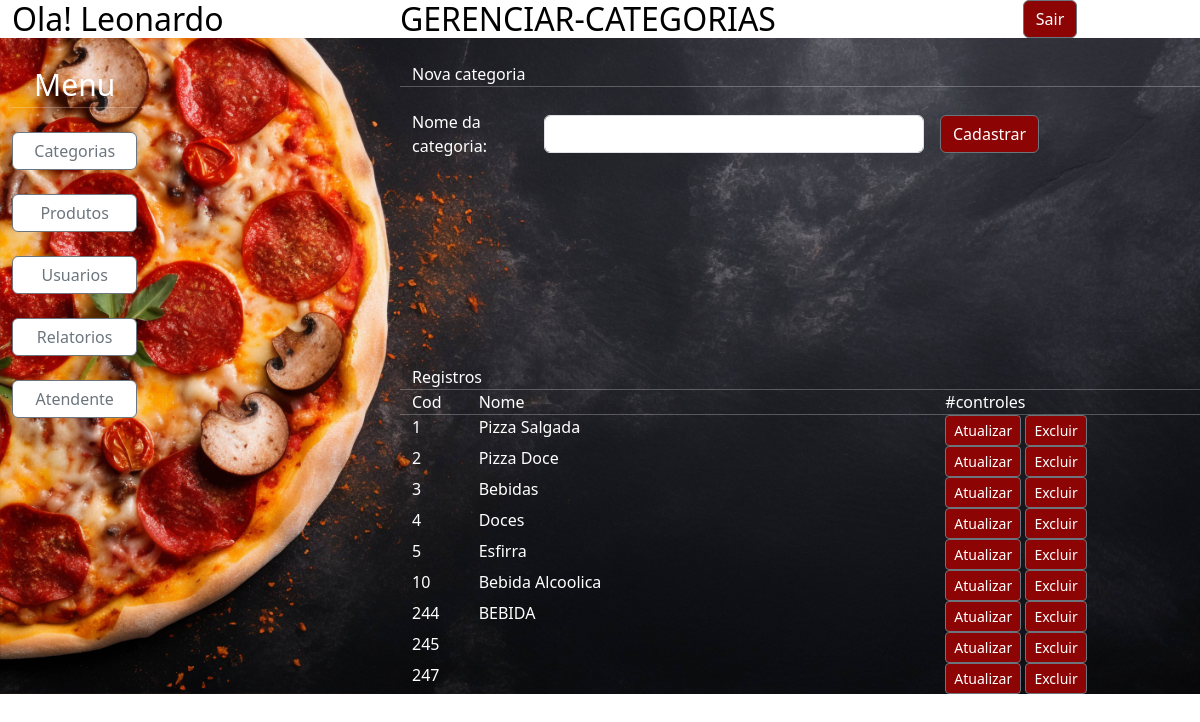
Page /restaurante.php on the committed database.
### tables this page shows
CREATE TABLE `tb_categoria` (
  `cd_categoria` int(11) NOT NULL,
  `nm_categoria` varchar(45) NOT NULL
);

### conexao.php (called while the page is built, shortened)
<?php
function getCategorias()
{
	$comando = 'SELECT * FROM tb_categoria';
	$resposta = $GLOBALS['con']->query($comando);
	return $resposta;
}

### restaurante.php (the view, shortened to what this page needs)
<?php include('conexao.php') ?>
<!DOCTYPE html>
<html>
<head>
	<link href="https://cdn.jsdelivr.net/npm/bootstrap@5.3.3/dist/css/bootstrap.min.css" rel="stylesheet"
>
	<link rel="stylesheet" type="text/css" href="css/restaurante.css">
</head>
<body>
	<div class="container-fluid text-center  barra">
		<div class="row justify-content-between">
			<div class="col-3">
				<h2 class="nav">Ola! Leonardo</span>
			</div>
			<div class="col-4 ">
				<h2 class="nav">GERENCIAR-CATEGORIAS</span>
			</div>
			<div class="col-3  ms-4">
				<a class="btn btn-secondary " href="C:/xampp/htdocs/18.09.2024/index.html" role="button">Sair</a>
			</div>
		</div>
	</div>
	<br>
	<div class="container-fluid">
		<div class="row">
			<div class="col-4">
				<div class="col-4 text-center">
					<div style="font-size: 30px; color: #FFFFFF;">Menu</div>
					<hr>
					<br>
				</div>
				<?php include('menu.inc'); ?>
			</div>
			<div class="col-8">
				<div class="row">
					<label>Nova categoria</label>
					<hr>
				</div>
				<form method="post">
					<div class="row  g-3 align-items-center">
						<div class="col-2">
							<label class="col-form-label" for="nm_categoria">Nome da categoria:</label>
						</div>
						<div class="col-6">
							<input type="text" name="categoria" class="form-control">
						</div>
						<div class="col-2">
							<button type="submit" class="btn btn-secondary">Cadastrar</button>
						</div>
					</div>
				</form>
				<div class="row">
					<div class="col" style="height:200px;"></div>
				</div>
				<div class="row">
					<label>Registros</label>
					<hr>
				</div>
				<div class="col">
					<div class="row">
						<div class="col-1">
							<label>Cod</label>
						</div>
						<div class="col-7">
							<label>Nome</label>
						</div>
						<div class="col">
							<label>#controles</label>
						</div>
						<hr>
					</div>
					<?php
					$todas = getCategorias();
					while ($linha = $todas->fetch_array()) {
						echo '<div class="row">
						<div class="col-1">
							<label>' . $linha['cd_categoria'] . '</label>
						</div>
						<div class="col-7 align-items-start">
							<label>' . $linha['nm_categoria'] . '</label>
						</div>
						<div class="col">
							<a href="?atualizar=' . $linha['cd_categoria'] . '" class="btn btn-secondary btn-sm">Atualizar</a>
							<a href="?excluir=' . $linha['cd_categoria'] . '" class="btn btn-secondary btn-sm">Excluir</a>
						</div>
					</div>';
					}
					?>
				</div>
			</div>
		</div>
	</div>
</body>
</html>

### menu.inc
<div class="row-align-items-center ">
					<div class="col-4">
						<div class="d-grid gap-2">
							<a href="restaurante.php" class="btn btn-outline-secondary">Categorias</a>
						</div>
						<br>
					</div>
				</div>
				<div class="row-align-items-center ">
					<div class="col-4">
						<div class="d-grid gap-2">
							<a href="Produtos.php" class="btn btn-outline-secondary">Produtos</a>
						</div>
						<br>
					</div>
				</div>
				<div class="row-align-items-center">
					<div class="col-4">
						<div class="d-grid gap-2">
							<a href="Usuarios.php" class="btn btn-outline-secondary">Usuarios</a>
						</div>
						<br>
					</div>
				</div>
				<div class="row-align-items-center">
					<div class="col-4">
						<div class="d-grid gap-2">
							<a href="Relatórios.php" class="btn btn-outline-secondary">Relatorios</a>
						</div>
						<br>
					</div>
				</div>
				<div class="row-align-items-center">
					<div class="col-4">
						<div class="d-grid gap-2">
							<a href="atendente.php" class="btn btn-outline-secondary">Atendente</a>
						</div>
						<br>
					</div>
				</div>

### css/restaurante.css (style rules this page uses)
.nav { color: black; }
.barra { background-color: white; }
body { background-repeat: no-repeat; background-size: cover; background-image: url('fundo.jpg'); }
.btn-secondary { background-color: #8C0404; }
.btn-outline-secondary { background-color: white; }
label { color: white; }
hr { color: white; margin: 0; padding: 0; }

### rows in the picture
tb_categoria: cd_categoria "1", nm_categoria "Pizza Salgada"
tb_categoria: cd_categoria "2", nm_categoria "Pizza Doce"
tb_categoria: cd_categoria "3", nm_categoria "Bebidas"
tb_categoria: cd_categoria "4", nm_categoria "Doces"
tb_categoria: cd_categoria "5", nm_categoria "Esfirra"
tb_categoria: cd_categoria "10", nm_categoria "Bebida Alcoolica"
tb_categoria: cd_categoria "244", nm_categoria "BEBIDA"
tb_categoria: cd_categoria "245"
tb_categoria: cd_categoria "247"
